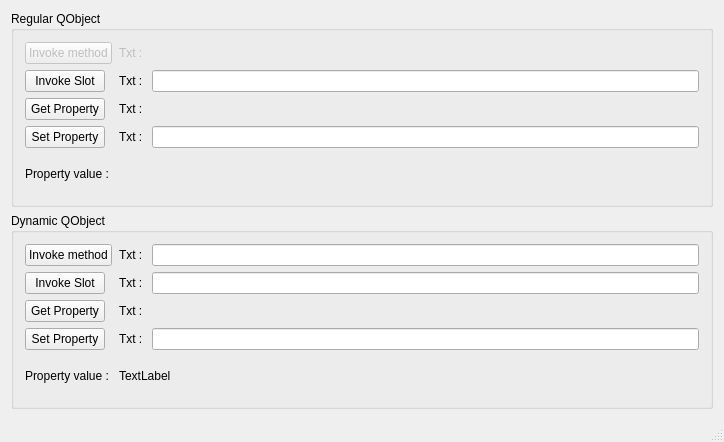
<?xml version="1.0" encoding="UTF-8"?>
<ui version="4.0">
 <class>MainWindow</class>
 <widget class="QMainWindow" name="MainWindow">
  <property name="geometry">
   <rect>
    <x>0</x>
    <y>0</y>
    <width>724</width>
    <height>442</height>
   </rect>
  </property>
  <property name="windowTitle">
   <string>MainWindow</string>
  </property>
  <widget class="QWidget" name="centralWidget">
   <layout class="QVBoxLayout" name="verticalLayout">
    <item>
     <widget class="QGroupBox" name="groupBox">
      <property name="title">
       <string>Regular QObject</string>
      </property>
      <layout class="QGridLayout" name="gridLayout">
       <item row="1" column="2">
        <widget class="QLineEdit" name="InvokeSlot_LE"/>
       </item>
       <item row="0" column="0">
        <widget class="QPushButton" name="InvokeMethod_PB">
         <property name="enabled">
          <bool>false</bool>
         </property>
         <property name="sizePolicy">
          <sizepolicy hsizetype="Fixed" vsizetype="Fixed">
           <horstretch>0</horstretch>
           <verstretch>0</verstretch>
          </sizepolicy>
         </property>
         <property name="text">
          <string>Invoke method</string>
         </property>
        </widget>
       </item>
       <item row="0" column="1">
        <widget class="QLabel" name="label">
         <property name="enabled">
          <bool>false</bool>
         </property>
         <property name="sizePolicy">
          <sizepolicy hsizetype="Fixed" vsizetype="Preferred">
           <horstretch>0</horstretch>
           <verstretch>0</verstretch>
          </sizepolicy>
         </property>
         <property name="text">
          <string>Txt : </string>
         </property>
        </widget>
       </item>
       <item row="1" column="0">
        <widget class="QPushButton" name="InvokeSlot_PB">
         <property name="sizePolicy">
          <sizepolicy hsizetype="Fixed" vsizetype="Fixed">
           <horstretch>0</horstretch>
           <verstretch>0</verstretch>
          </sizepolicy>
         </property>
         <property name="text">
          <string>Invoke Slot</string>
         </property>
        </widget>
       </item>
       <item row="1" column="1">
        <widget class="QLabel" name="label_5">
         <property name="sizePolicy">
          <sizepolicy hsizetype="Fixed" vsizetype="Preferred">
           <horstretch>0</horstretch>
           <verstretch>0</verstretch>
          </sizepolicy>
         </property>
         <property name="text">
          <string>Txt : </string>
         </property>
        </widget>
       </item>
       <item row="3" column="1">
        <widget class="QLabel" name="label_7">
         <property name="sizePolicy">
          <sizepolicy hsizetype="Fixed" vsizetype="Preferred">
           <horstretch>0</horstretch>
           <verstretch>0</verstretch>
          </sizepolicy>
         </property>
         <property name="text">
          <string>Txt : </string>
         </property>
        </widget>
       </item>
       <item row="2" column="1">
        <widget class="QLabel" name="label_6">
         <property name="sizePolicy">
          <sizepolicy hsizetype="Fixed" vsizetype="Preferred">
           <horstretch>0</horstretch>
           <verstretch>0</verstretch>
          </sizepolicy>
         </property>
         <property name="text">
          <string>Txt :</string>
         </property>
        </widget>
       </item>
       <item row="2" column="0">
        <widget class="QPushButton" name="GetProperty_PB">
         <property name="sizePolicy">
          <sizepolicy hsizetype="Fixed" vsizetype="Fixed">
           <horstretch>0</horstretch>
           <verstretch>0</verstretch>
          </sizepolicy>
         </property>
         <property name="text">
          <string>Get Property</string>
         </property>
        </widget>
       </item>
       <item row="3" column="0">
        <widget class="QPushButton" name="SetProperty_PB">
         <property name="sizePolicy">
          <sizepolicy hsizetype="Fixed" vsizetype="Fixed">
           <horstretch>0</horstretch>
           <verstretch>0</verstretch>
          </sizepolicy>
         </property>
         <property name="text">
          <string>Set Property</string>
         </property>
        </widget>
       </item>
       <item row="2" column="2">
        <widget class="QLabel" name="GetProperty_LBL">
         <property name="text">
          <string/>
         </property>
        </widget>
       </item>
       <item row="3" column="2">
        <widget class="QLineEdit" name="SetProperty_LE"/>
       </item>
       <item row="4" column="0">
        <widget class="QLabel" name="label_3">
         <property name="text">
          <string>Property value : </string>
         </property>
        </widget>
       </item>
       <item row="4" column="1" colspan="2">
        <widget class="QLabel" name="PropertyValue_LBL">
         <property name="text">
          <string/>
         </property>
        </widget>
       </item>
      </layout>
     </widget>
    </item>
    <item>
     <widget class="QGroupBox" name="groupBox_2">
      <property name="title">
       <string>Dynamic QObject</string>
      </property>
      <layout class="QGridLayout" name="gridLayout_2">
       <item row="2" column="0">
        <widget class="QPushButton" name="GetProperty2_PB">
         <property name="sizePolicy">
          <sizepolicy hsizetype="Fixed" vsizetype="Fixed">
           <horstretch>0</horstretch>
           <verstretch>0</verstretch>
          </sizepolicy>
         </property>
         <property name="text">
          <string>Get Property</string>
         </property>
        </widget>
       </item>
       <item row="1" column="0">
        <widget class="QPushButton" name="InvokeSlot2_PB">
         <property name="sizePolicy">
          <sizepolicy hsizetype="Fixed" vsizetype="Fixed">
           <horstretch>0</horstretch>
           <verstretch>0</verstretch>
          </sizepolicy>
         </property>
         <property name="text">
          <string>Invoke Slot</string>
         </property>
        </widget>
       </item>
       <item row="1" column="1">
        <widget class="QLabel" name="label_8">
         <property name="sizePolicy">
          <sizepolicy hsizetype="Fixed" vsizetype="Preferred">
           <horstretch>0</horstretch>
           <verstretch>0</verstretch>
          </sizepolicy>
         </property>
         <property name="text">
          <string>Txt : </string>
         </property>
        </widget>
       </item>
       <item row="3" column="0">
        <widget class="QPushButton" name="SetProperty2_PB">
         <property name="sizePolicy">
          <sizepolicy hsizetype="Fixed" vsizetype="Fixed">
           <horstretch>0</horstretch>
           <verstretch>0</verstretch>
          </sizepolicy>
         </property>
         <property name="text">
          <string>Set Property</string>
         </property>
        </widget>
       </item>
       <item row="3" column="1">
        <widget class="QLabel" name="label_10">
         <property name="sizePolicy">
          <sizepolicy hsizetype="Fixed" vsizetype="Preferred">
           <horstretch>0</horstretch>
           <verstretch>0</verstretch>
          </sizepolicy>
         </property>
         <property name="text">
          <string>Txt : </string>
         </property>
        </widget>
       </item>
       <item row="2" column="1">
        <widget class="QLabel" name="label_9">
         <property name="sizePolicy">
          <sizepolicy hsizetype="Fixed" vsizetype="Preferred">
           <horstretch>0</horstretch>
           <verstretch>0</verstretch>
          </sizepolicy>
         </property>
         <property name="text">
          <string>Txt : </string>
         </property>
        </widget>
       </item>
       <item row="0" column="1">
        <widget class="QLabel" name="label_2">
         <property name="sizePolicy">
          <sizepolicy hsizetype="Fixed" vsizetype="Preferred">
           <horstretch>0</horstretch>
           <verstretch>0</verstretch>
          </sizepolicy>
         </property>
         <property name="text">
          <string>Txt : </string>
         </property>
        </widget>
       </item>
       <item row="0" column="0">
        <widget class="QPushButton" name="InvokeMethod2_PB">
         <property name="sizePolicy">
          <sizepolicy hsizetype="Fixed" vsizetype="Fixed">
           <horstretch>0</horstretch>
           <verstretch>0</verstretch>
          </sizepolicy>
         </property>
         <property name="text">
          <string>Invoke method</string>
         </property>
        </widget>
       </item>
       <item row="1" column="2">
        <widget class="QLineEdit" name="InvokeSlot2_LE"/>
       </item>
       <item row="3" column="2">
        <widget class="QLineEdit" name="SetProperty2_LE"/>
       </item>
       <item row="2" column="2">
        <widget class="QLabel" name="GetProperty2_LBL">
         <property name="text">
          <string/>
         </property>
        </widget>
       </item>
       <item row="0" column="2">
        <widget class="QLineEdit" name="InvokeMethod2_LE"/>
       </item>
       <item row="4" column="0">
        <widget class="QLabel" name="label_4">
         <property name="text">
          <string>Property value : </string>
         </property>
        </widget>
       </item>
       <item row="4" column="1" colspan="2">
        <widget class="QLabel" name="PropertyValue2_LBL">
         <property name="text">
          <string>TextLabel</string>
         </property>
        </widget>
       </item>
      </layout>
     </widget>
    </item>
   </layout>
  </widget>
  <widget class="QStatusBar" name="statusBar"/>
 </widget>
 <layoutdefault spacing="6" margin="11"/>
 <resources/>
 <connections/>
</ui>
